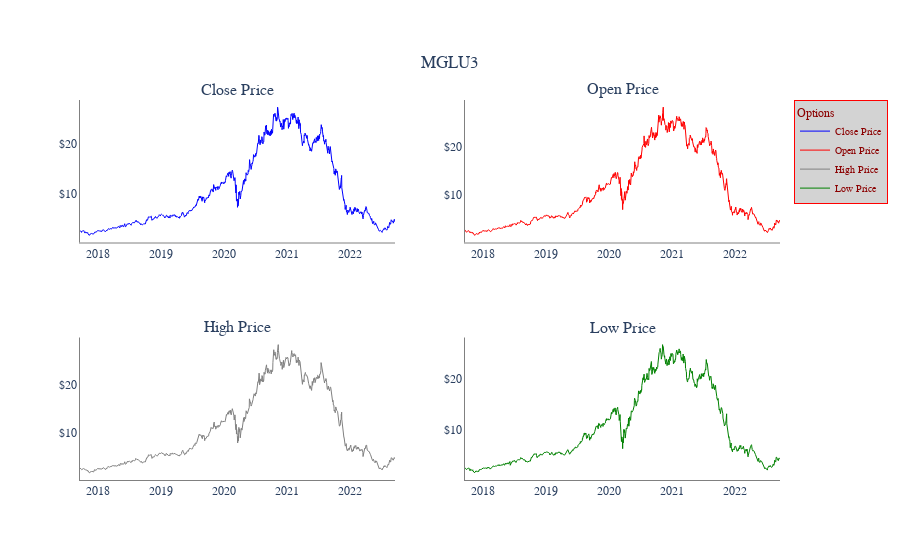

The code cell stored with this chart in its notebook:
### Code cell
# Plotando os graficos
from cgitb import text


fig = make_subplots(rows=2, cols=2, subplot_titles=title)

# Close price
fig.add_trace(go.Scatter(
    x = data.index,
    y=data['Close'],
    name= 'Close Price',
    mode='lines',
    line=dict(color = 'blue', width=1)
), row=1, col=1)

# Open price
fig.add_trace(go.Scatter(
    x = data.index,
    y=data['Open'],
    name= 'Open Price',
    mode='lines',
    line=dict(color = 'red', width=1)
), row=1, col=2)

# High price
fig.add_trace(go.Scatter(
    x = data.index,
    y=data['High'],
    name= 'High Price',
    mode='lines',
    line=dict(color = 'gray', width=1)
), row=2, col=1)

# Low price
fig.add_trace(go.Scatter(
    x = data.index,
    y=data['Low'],
    name= 'Low Price',
    mode='lines',
    line=dict(color = 'green', width=1)
), row=2, col=2)

# Para colocar valores monetários
fig.update_yaxes(tickprefix='$')

fig.update_xaxes(showline = True, linewidth=1, linecolor = 'gray')
fig.update_yaxes(showline = True, linewidth=1, linecolor = 'gray')

fig.update_layout(
    title = dict(
        text='MGLU3',
        x = 0.5, 
        y = 0.9),
        font_family = 'Arial', 
        plot_bgcolor = 'white', 
        legend = dict(
            title = 'Options', 
            bgcolor = 'lightgray',
            bordercolor = 'red',
            borderwidth = 1, 
            font = dict(
                size = 10,
                color = 'darkred'
            )
        )
)

fig.show()

### Figure 1 — Plotly figure (JSON) as saved in the notebook; plotly's stock layout.template omitted (floating-point values rounded to 4 significant figures; data arrays with more than 128 entries replaced by an {"elided": "..."} marker saying what was removed)
{"data": [{"line": {"color": "blue", "width": 1}, "mode": "lines", "name": "Close Price", "type": "scatter", "x": {"elided": "1243 str values"}, "xaxis": "x", "y": {"elided": "1243 float values"}, "yaxis": "y"}, {"line": {"color": "red", "width": 1}, "mode": "lines", "name": "Open Price", "type": "scatter", "x": {"elided": "1243 str values"}, "xaxis": "x2", "y": {"elided": "1243 float values"}, "yaxis": "y2"}, {"line": {"color": "gray", "width": 1}, "mode": "lines", "name": "High Price", "type": "scatter", "x": {"elided": "1243 str values"}, "xaxis": "x3", "y": {"elided": "1243 float values"}, "yaxis": "y3"}, {"line": {"color": "green", "width": 1}, "mode": "lines", "name": "Low Price", "type": "scatter", "x": {"elided": "1243 str values"}, "xaxis": "x4", "y": {"elided": "1243 float values"}, "yaxis": "y4"}], "layout": {"annotations": [{"font": {"size": 16}, "showarrow": false, "text": "Close Price", "x": 0.225, "xanchor": "center", "xref": "paper", "y": 1, "yanchor": "bottom", "yref": "paper"}, {"font": {"size": 16}, "showarrow": false, "text": "Open Price", "x": 0.775, "xanchor": "center", "xref": "paper", "y": 1, "yanchor": "bottom", "yref": "paper"}, {"font": {"size": 16}, "showarrow": false, "text": "High Price", "x": 0.225, "xanchor": "center", "xref": "paper", "y": 0.375, "yanchor": "bottom", "yref": "paper"}, {"font": {"size": 16}, "showarrow": false, "text": "Low Price", "x": 0.775, "xanchor": "center", "xref": "paper", "y": 0.375, "yanchor": "bottom", "yref": "paper"}], "font": {"family": "Arial"}, "legend": {"bgcolor": "lightgray", "bordercolor": "red", "borderwidth": 1, "font": {"color": "darkred", "size": 10}, "title": {"text": "Options"}}, "plot_bgcolor": "white", "title": {"text": "MGLU3", "x": 0.5, "y": 0.9}, "xaxis": {"anchor": "y", "domain": [0, 0.45], "linecolor": "gray", "linewidth": 1, "showline": true}, "xaxis2": {"anchor": "y2", "domain": [0.55, 1], "linecolor": "gray", "linewidth": 1, "showline": true}, "xaxis3": {"anchor": "y3", "domain": [0, 0.45], "linecolor": "gray", "linewidth": 1, "showline": true}, "xaxis4": {"anchor": "y4", "domain": [0.55, 1], "linecolor": "gray", "linewidth": 1, "showline": true}, "yaxis": {"anchor": "x", "domain": [0.625, 1], "linecolor": "gray", "linewidth": 1, "showline": true, "tickprefix": "$"}, "yaxis2": {"anchor": "x2", "domain": [0.625, 1], "linecolor": "gray", "linewidth": 1, "showline": true, "tickprefix": "$"}, "yaxis3": {"anchor": "x3", "domain": [0, 0.375], "linecolor": "gray", "linewidth": 1, "showline": true, "tickprefix": "$"}, "yaxis4": {"anchor": "x4", "domain": [0, 0.375], "linecolor": "gray", "linewidth": 1, "showline": true, "tickprefix": "$"}}}
